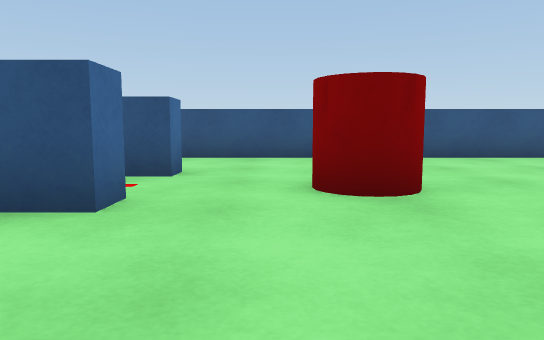
View 1 (above)

24 first-person views from a walk through a 3-D level made in the Unity game engine. The camera is 0.55 m above the floor, tilts 6° down and sees 70° across. The floor is counted in squares, 1 m on a side. Each view is taken from the middle of a square. On the plan, view 1 faces up. The plan holds only what a view shows up to about 10 squares ahead; the rest is blank. The place goes on beyond the plan.

View 2
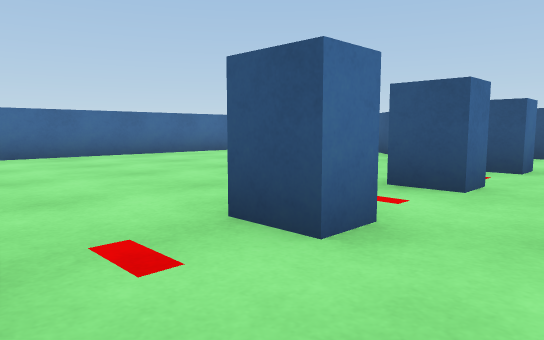

View 3
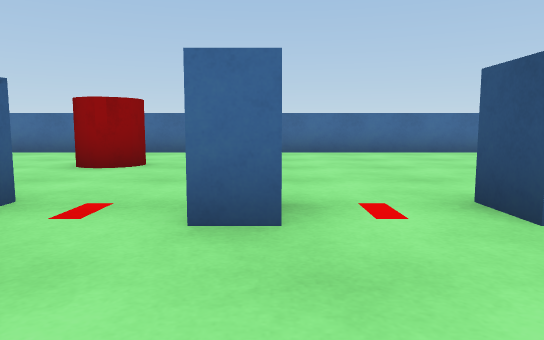

View 4
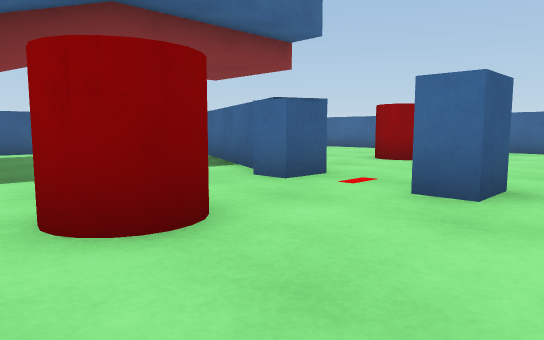

View 5
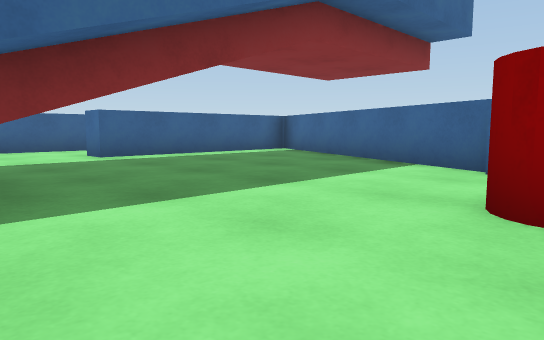

View 6
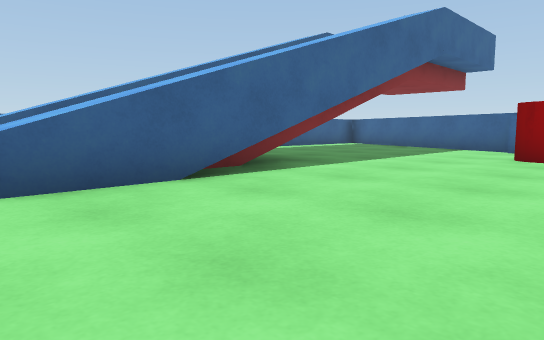

View 7
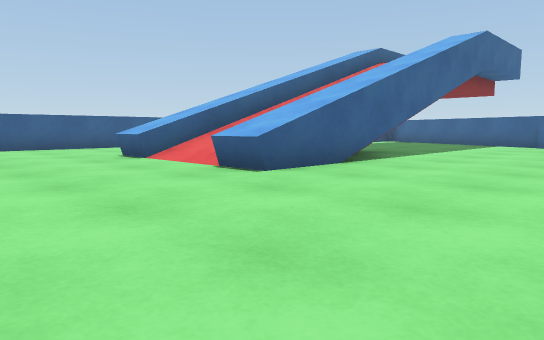

View 8
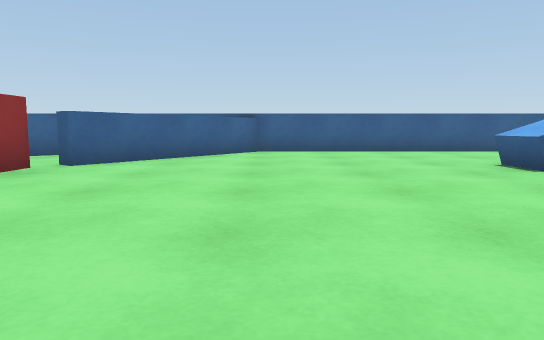

View 9
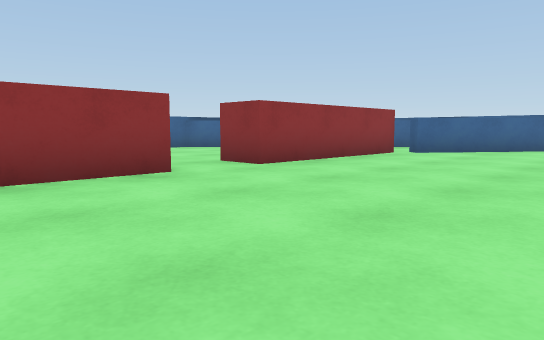

View 10
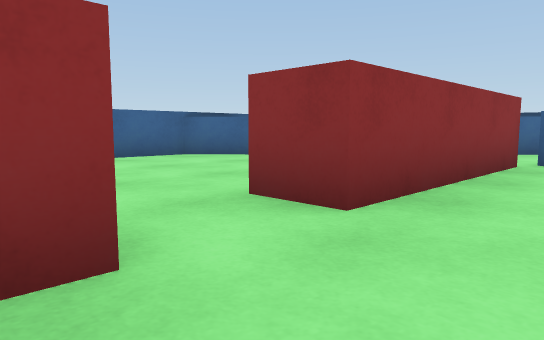

View 11
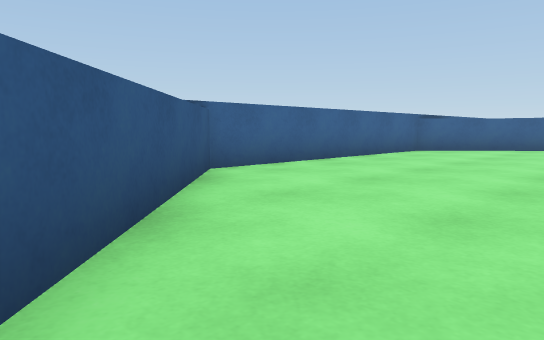

View 12
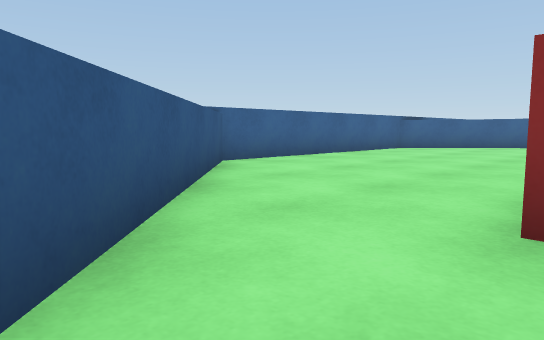

View 13
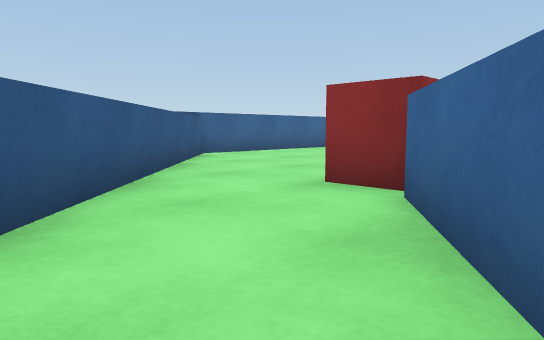

View 14
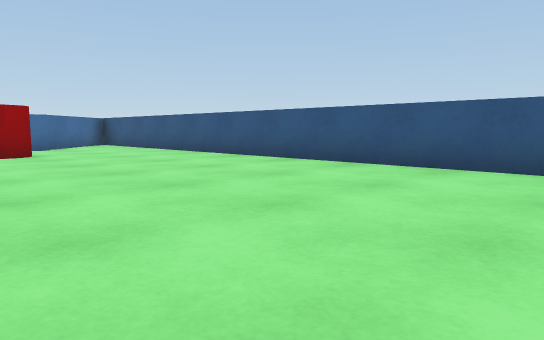

View 15
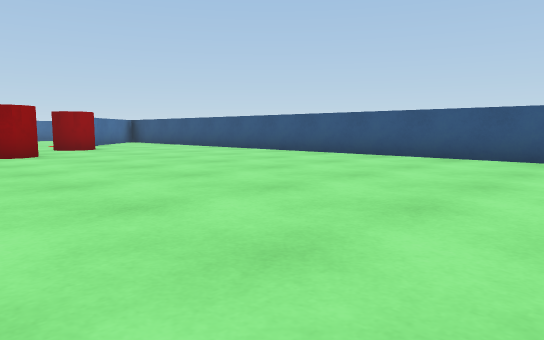

View 16
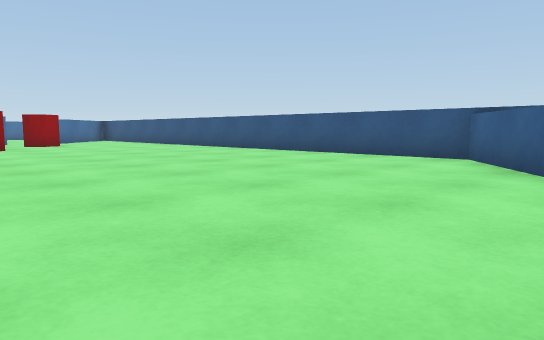

View 17
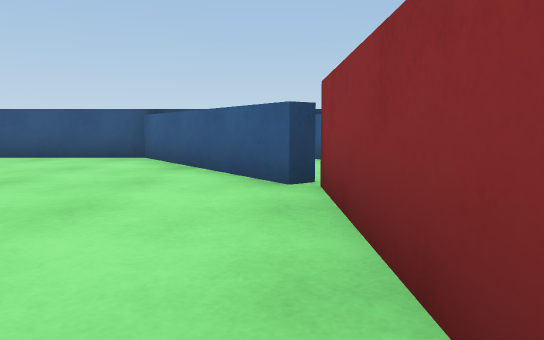

View 18
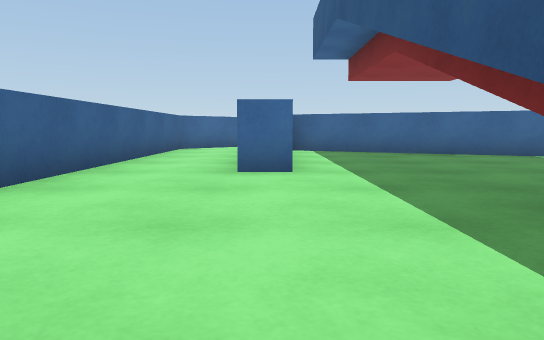

View 19
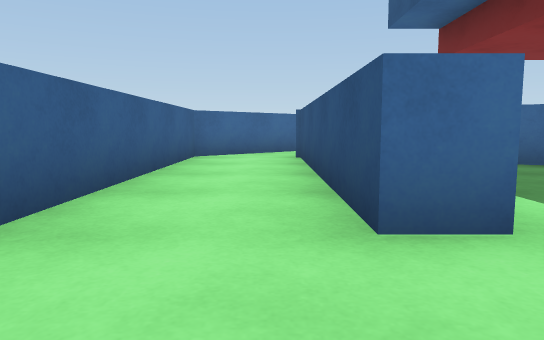

View 20
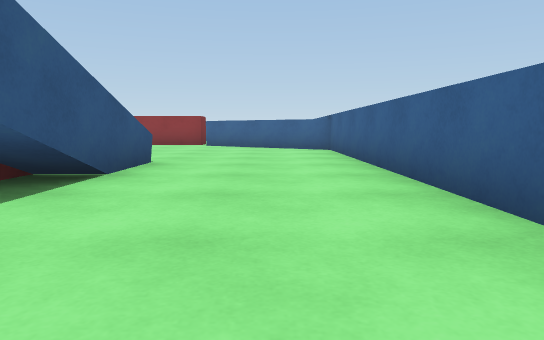

View 21
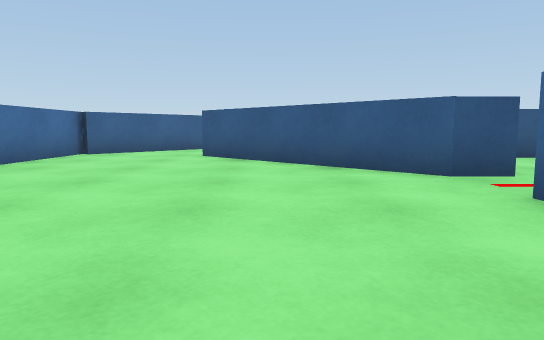

View 22
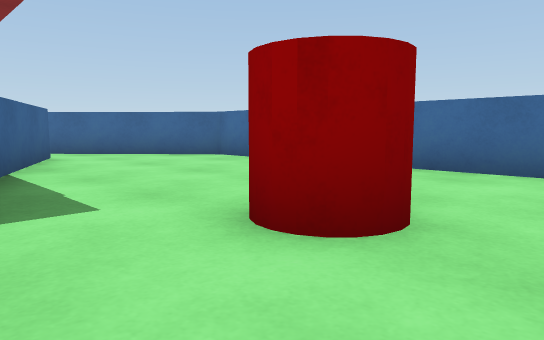

View 23
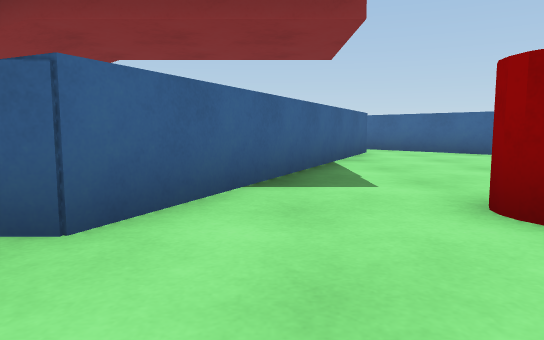

View 24
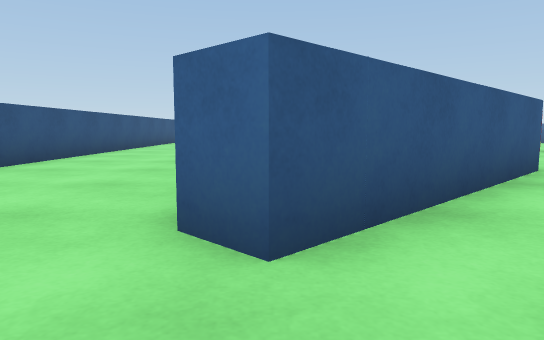

### Floor plan
Points are (right, up) in squares from view 1. A wall is a line through its corners. A room is listed if a view was taken in it or the views show most of it. See-through windows are left out.
Room 1 (views 1, 2, 3, 4, 5, 6, 7, 8, 9, 10, 14, 15, 16, 17, 18, 19, 20, 21, 22, 23, 24)
walls: (4.1, -2.7) (8.5, -2.7); (3, -3.5) (4.1, -3.5); (-1.4, -1.5) (-4.1, -7.5); (-1.8, 4.4) (-5.4, 8) (-4.9, 8.6); (4, -6) (8.5, -6); (3.2, -6.1) (2.6, -6.1); (8.5, -7) (4.1, -7); (-2.6, -7.7) (1, -7.7) (1, -8.4) (-4.5, -8.4); (3.1, 11.9) (-1.5, 11.9); (15.2, 3.8) (12.6, 7.5) (-1.8, 7.5); (4.1, -10.6) (12.8, -10.6); (15.5, -0.6) (15.5, 3.7); (-5.3, -8.3) (-1.9, -0.9); (15.5, -6.6) (15.5, -2.2) (16.5, -2.2); (-6.5, 10.1) (-8.1, 8.5); (12.3, -10.6) (15, -6.8); (-8.2, 8.8) (-8.2, -6.8) (-4.9, -10.6) (2.4, -10.6)
low walls: (8.5, -2.7) (8.5, -3.8); (8.5, -6) (8.5, -7)
ways out: opening at (16, -1.5) to room 2
objects: red cylinder (-5, -2) to (-5, -1); blue block (-2, 1) to (-1, 1); blue block (-2, 3) to (-1, 3); blue block (-1, -1); blue block (-1, 5); red cylinder (1, -1) to (1, 0); red cylinder (1, 3) to (1, 4); red cylinder (3, 1) to (3, 2)
Room 2 (view 11)
walls: (15.5, 3.7) (16.5, 3.7); (21.4, -5.4) (21.4, 1.8) (16.9, 6.2); (19.1, -6.9) (21.4, -4.7); (15, -6.8) (15.4, -7.1); (14.7, 5) (15.4, 4) (15.2, 3.8)
ways out: opening at (16, -1.5) to room 1; opening at (16, 6) to room 3; opening at (16, -9)
Room 3 (views 12, 13)
walls: (14.2, 5.8) (14.7, 5); (16.9, 6.2) (15.8, 7.2)
ways out: opening at (16, 6) to room 2

Where each view was taken, in squares from view 1:
view 1: 0 up, 0 right, facing up
view 2: 1 down, 0 right, facing up-left
view 3: 1 up, 1 right, facing left
view 4: 2 up, 2 right, facing down-left
view 5: 0 up, 4 right, facing down-left
view 6: 1 up, 9 right, facing down-left
view 7: 1 up, 12 right, facing down-left
view 8: 1 down, 12 right, facing down
view 9: 2 up, 11 right, facing down-right
view 10: 0 up, 14 right, facing down-right
view 11: 5 up, 17 right, facing down-right
view 12: 6 up, 16 right, facing down-right
view 13: 7 up, 14 right, facing down-right
view 14: 2 up, 10 right, facing up-left
view 15: 0 up, 12 right, facing up-left
view 16: 0 up, 15 right, facing up-left
view 17: 0 up, 15 right, facing up
view 18: 8 down, 6 right, facing left
view 19: 9 down, 3 right, facing left
view 20: 9 down, 2 right, facing right
view 21: 0 up, 4 left, facing up
view 22: 0 up, 3 left, facing down-left
view 23: 1 up, 3 left, facing down
view 24: 8 up, 7 left, facing right
